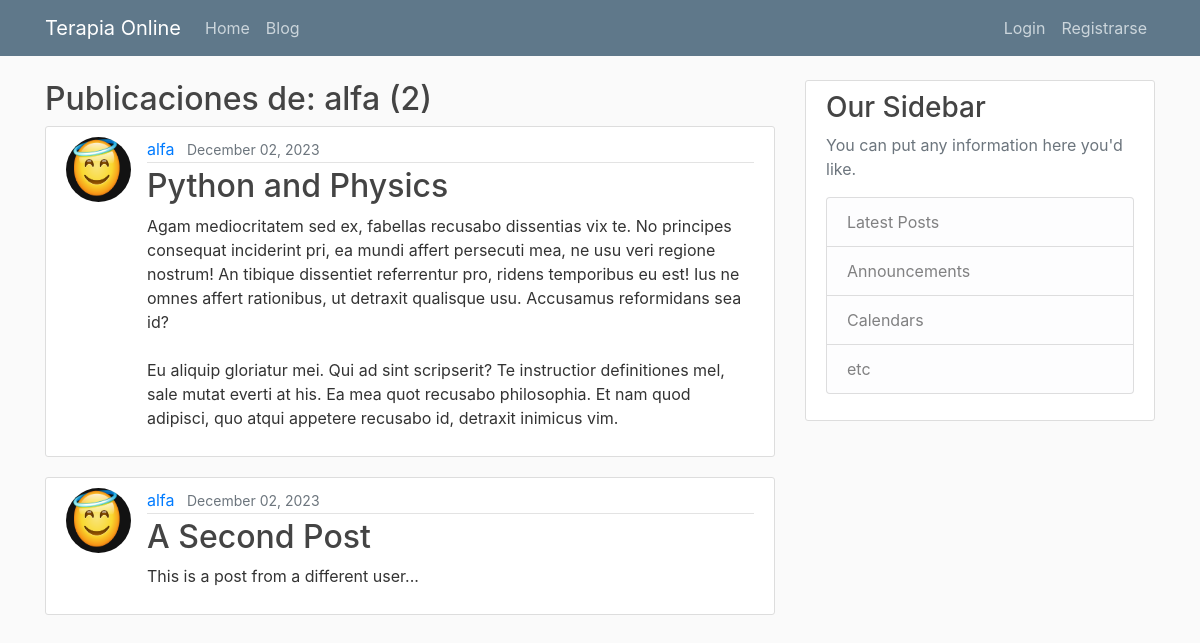
The app's page /blog/post/alfa, older data.
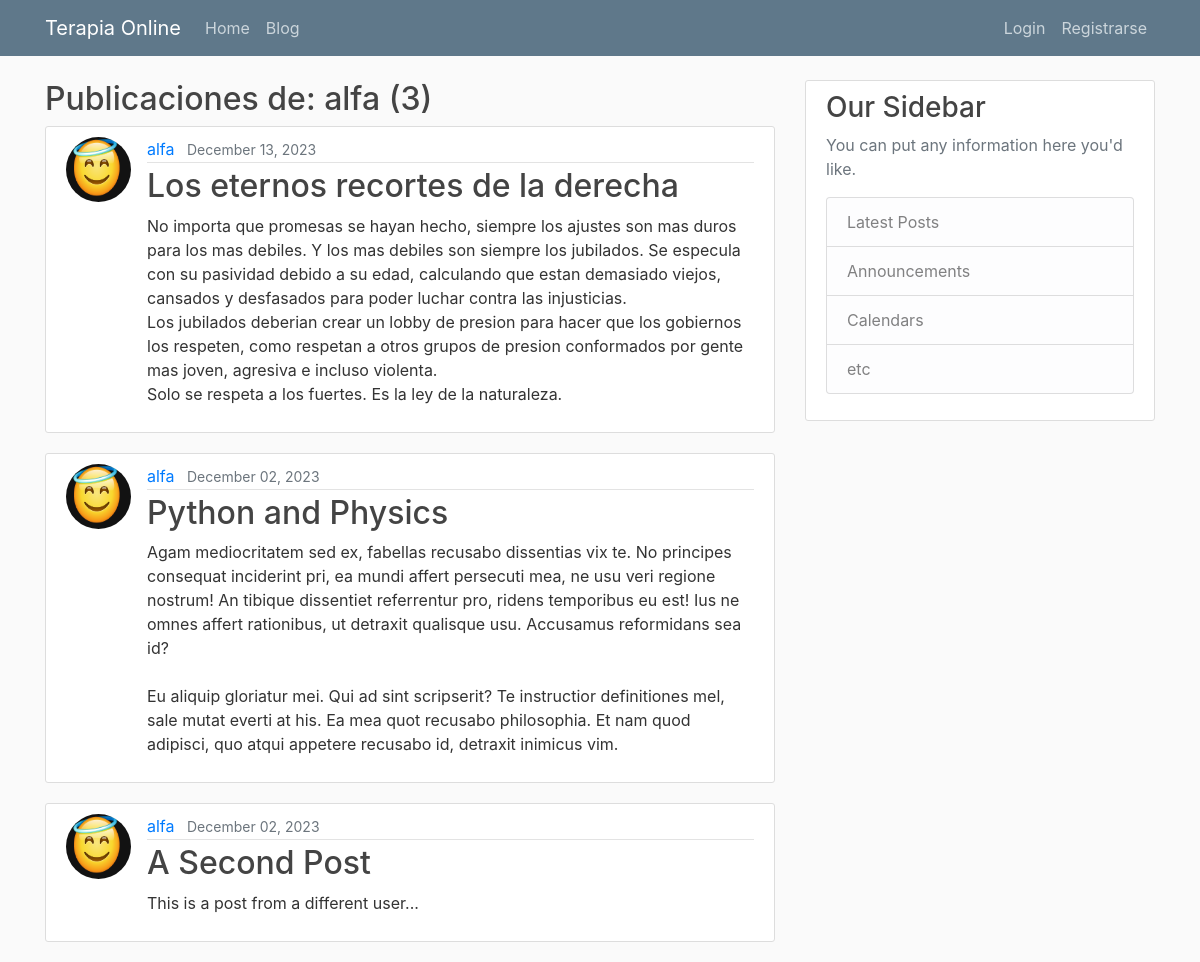
The same page, newer data.
### blog/models.py (models this page shows, shortened)
class Post(models.Model):
    title = models.CharField(max_length=100)
    content = models.TextField()
    date_posted = models.DateTimeField(default=timezone.now)
    author = models.ForeignKey(User, on_delete=models.CASCADE)
    def get_absolute_url(self):
        return reverse('blog:post-detalle', kwargs={"pk": self.pk})
    """
    In Django, the get_absolute_url method is used to get the canonical URL for an object. It tells Django how to calculate the URL for an object. In your Post model, the get_absolute_url method is using the reverse function to return the URL for the detail view of the post.

    The reverse function in Django is used to generate URLs by reversing the URL patterns defined in your urls.py. It takes a URL pattern name as its first argument and any arguments for the URL pattern as keyword arguments. In your case, reverse('post-detail', kwargs={'pk': self.pk}) is generating a URL for the post-detail view, passing the posts primary key (self.pk) as an argument.

    On the other hand, redirect is a function that returns an HttpResponseRedirect to the appropriate URL for the arguments passed. It can take a model, view name, or URL as its argument, and it will use get_absolute_url if a model is passed.

    So, the main difference between redirect and reverse is that redirect actually sends a redirect response to the user, while reverse simply calculates a URL. You would use reverse when you want to calculate a URL to use elsewhere in your code, and redirect when you want to send the user to a different page in response to an action (like creating a new post).
    """

### users/models.py (models this page shows, shortened)
class Profile(models.Model):
    user = models.OneToOneField(User, on_delete=models.CASCADE) #Delete profile when user is deleted.
    image = models.ImageField(default='default.jpg', upload_to='profile_pics')

### blog/views.py (the view)
# urls.py: path('post/<str:username>', UserPostListView.as_view(), name='user-posts'),
class UserPostListView(ListView):
    model = Post
    paginate_by = 5
    template_name = 'blog/user_posts.html'
    def get_queryset(self):
        user = get_object_or_404(User, username=self.kwargs.get('username'))
        return Post.objects.filter(author=user).order_by('-date_posted')
    """
    The `form_valid` method is a part of Django's class-based views, specifically the `FormView` class, which `CreateView` inherits from²³.

    In your `PostCreateView` class, you're overriding the `form_valid` method. This method is called when valid form data has been POSTed¹. It's used to define what happens if the form is valid²³.

    In the case of `CreateView`, the parent's `form_valid` method might do some processing (it will call `form.save()` for example)²³. So, when you call `super().form_valid(form)`, you're ensuring that this processing still occurs²³.

    In your specific implementation, you're setting the `author` of the `Post` instance to be the currently logged-in user before calling the parent's `form_valid` method⁴. This means that when a post is created, it's automatically associated with the currently logged-in user.


    The `PostUpdateView` class you've provided is a Django class-based view that inherits from `LoginRequiredMixin`, `UserPassesTestMixin`, and `UpdateView`. It's used to update an instance of the `Post` model. The class has two methods: `form_valid` and `test_func`.

    1. `form_valid(self, form)`: This method is called when the user submits a valid form. The `form` parameter is the form with data. The method sets the `author` of the `Post` instance to the current logged-in user. It then calls the parent class's `form_valid` method, which saves the form's data to the database.

    2. `test_func(self)`: This method is part of the `UserPassesTestMixin`. It's called to check if the current user passes a certain test condition. In this case, the test is whether the current user is the author of the post. If the user is the author, the method returns `True`; otherwise, it returns `False`. If the test fails (i.e., the method returns `False`), Django will redirect the user to a specified page.
    """
    """
    user = get_object_or_404(User, username=self.kwargs.get('username')): This line is getting the User object that matches the username passed in the URL. If no such user exists, it raises a 404 error.

    So, if you were to navigate to a URL like http://yourwebsite.com/user/johndoe, Django would call the UserPostListView view with username='johndoe'. The get_object_or_404(User, username=self.kwargs.get('username')) line in the view would then attempt to fetch a User object with username='johndoe'. If no such user exists, it would raise a 404 error. If the user does exist, it would return the User object, and the view would proceed to fetch and display all posts authored by that user.
    """
    """ The ordering attribute in Django’s class-based views specifies the default ordering for the entire queryset. However, in this case, the ordering is not uniform for all objects in the queryset. The ordering depends on the specific user, which is determined dynamically based on the username parameter in the URL.

    The get_queryset method allows for more complex queries and dynamic ordering. In this case, it’s used to filter the posts by author and then order them by date_posted. This wouldn’t be possible with a static ordering attribute because the author is not known until the view is called with a specific username. """

### blog/templates/blog/user_posts.html (shortened to what this page needs)
{% extends "main/base.html" %}
{% block contenido %}
<h2>Publicaciones de: {{ view.kwargs.username }} ({{ page_obj.paginator.count }})</h2>
    {% for object in object_list %}
        <article class="media content-section">
            <img class="rounded-circle article-img" src="{{ object.author.profile.image.url }}">
            <div class="media-body">
                {% include "blog/article_metadata.html" %}
                <h2><a class="article-title" href="{% url 'blog:post-detalle' object.id %}">{{ object.title }}</a></h2>
                <p class="article-content">{{ object.content }}</p>
            </div>
        </article>
    {% endfor %}
{% endblock contenido %}

### blog/templates/blog/article_metadata.html (shortened to what this page needs)
    <div class="article-metadata">
        <a class="mr-2" href="{% url 'blog:user-posts' object.author.username %}">{{ object.author }}</a>
        <small class="text-muted">{{ object.date_posted|date:"F d, Y" }}</small>
    </div>

Row changes from the older to the newer data that the page shows:
added Post: author.profile.image (placeholder picture), author "alfa", date_posted "December 13, 2023", title "Los eternos recortes de la derecha", content "No importa que promesas se hayan hecho, siempre los ajustes son mas duros para los mas debiles. Y los mas debiles son siempre los jubilados. Se especula con su pasividad debido a su edad, calculando que estan demasiado viejos, cansados y desfasados para poder luchar contra las injusticias. Los jubilados deberian crear un lobby de presion para hacer que los gobiernos los respeten, como respetan a otros grupos de presion conformados por gente mas joven, agresiva e incluso violenta. Solo se respeta a los fuertes. Es la ley de la naturaleza."
Text that changed along with them:
{{ page_obj.paginator.count }}: "2" → "3"
